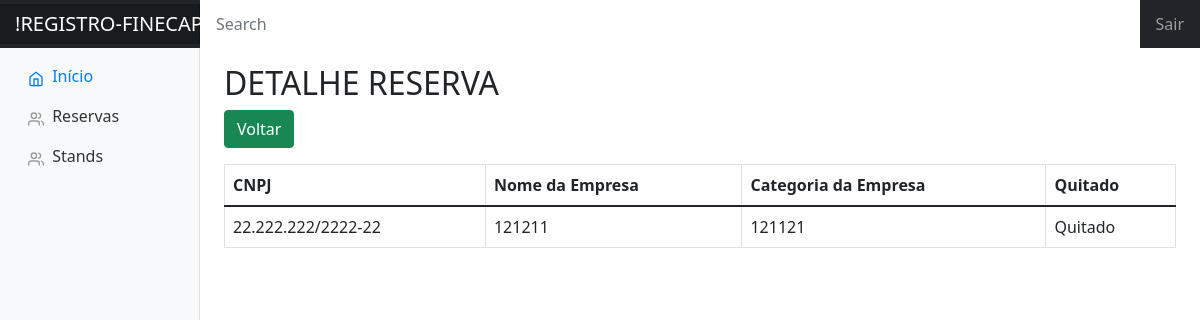
/reserva/detalhe/26/, run on an earlier commit of the app's database.
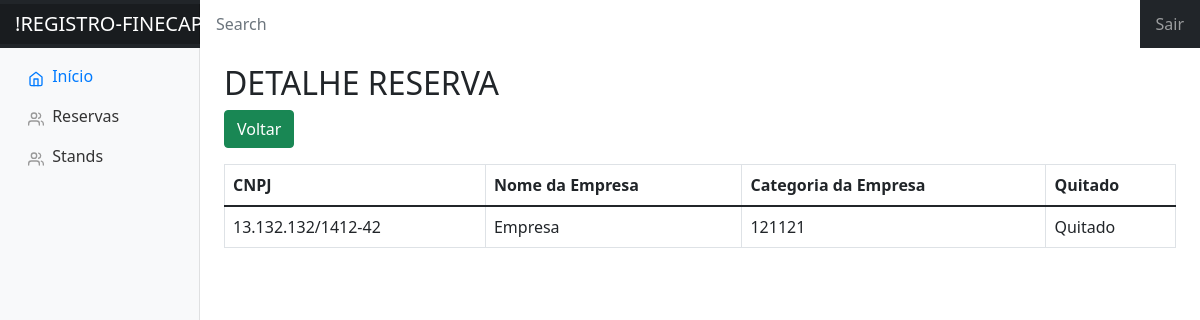
And on a later commit of the database.
### FINECAP/models.py (models this page shows)
class Reserva(models.Model):
    cnpj = models.CharField(max_length=200)
    nome_empresa = models.CharField(max_length=200)
    categoria_empresa = models.CharField(max_length=200)
    quitado = models.BooleanField()

### FINECAP/views.py (the view)
# urls.py: path('reserva/detalhe/<int:pk>/', ReservaDetailView.as_view(), name='reservas-detail'),
class ReservaDetailView(generic.DetailView):
    model = Reserva
    template_name = 'reserva/detalhe.html'
    context_object_name = 'reserva'
    def get_object(self, queryset=None):
        item_id = self.kwargs.get('pk')
        return get_object_or_404(Reserva, pk=item_id)

### FINECAP/templates/reserva/detalhe.html (shortened to what this page needs)
{% extends 'base.html' %}
{% block center %}
  <h2> DETALHE RESERVA </h2>
  <a href="{% url 'reservas-list' %}" class="btn btn-success mb-3">Voltar</a>
  <table class="table table-bordered">
    <thead>
      <tr>
        <th>CNPJ</th>
        <th>Nome da Empresa</th>
        <th>Categoria da Empresa</th>
        <th>Quitado</th>
      </tr>
    </thead>
    <tbody>
        <td>{{ reserva.cnpj }}</td>
        <td>{{ reserva.nome_empresa }}</td>
        <td>{{ reserva.categoria_empresa }}</td>
        <td>
          {% if reserva.quitado %}
            Quitado
          {% else %}
            Pendente
          {% endif %}
        </td>
    </tbody>
  </table>
{% endblock %}

### templates/base.html (shortened to what this page needs)
{% load static %}
<!DOCTYPE html>
<html lang="en">
<head>
  <link href="{% static 'css/style.css' %}" rel="stylesheet">
  <link rel="stylesheet" href="https://getbootstrap.com/docs/4.0/dist/css/bootstrap.min.css"
>
  <link href="https://cdn.jsdelivr.net/npm/bootstrap@5.0.2/dist/css/bootstrap.min.css" rel="stylesheet"
>
  <link href="https://cdn.jsdelivr.net/npm/bootstrap@5.0.2/dist/css/bootstrap.min.css" rel="stylesheet"
>
</head>
<body>
  <nav class="navbar navbar-dark sticky-top bg-dark flex-md-nowrap p-0">
    <a class="navbar-brand col-sm-3 col-md-2 mr-0" href="#">!REGISTRO-FINECAP!</a>
    <input class="form-control form-control-dark w-100" type="text" placeholder="Search" aria-label="Search">
    <ul class="navbar-nav px-3">
      <li class="nav-item text-nowrap">
        <a class="nav-link" href="{% url 'account_logout'%}">Sair</a>
      </li>
    </ul>
  </nav>
  <div class="container-fluid">
    <div class="row">
      <nav class="col-md-2 d-none d-md-block bg-light sidebar">
        <div class="sidebar-sticky">
          <ul class="nav flex-column">
            <li class="nav-item">
              <a class="nav-link active" href="{% url 'index' %}">
                Início <span class="sr-only">(current)</span>
              </a>
            </li>
            <li class="nav-item">
              <a class="nav-link" href="{% url 'reservas-list' %}">
                Reservas
              </a>
            </li>
            <li class="nav-item">
              <a class="nav-link" href="{% url 'stands-list' %}">
                Stands
              </a>
            </li>
          </ul>
        </div>
      </nav>
      <main role="main" class="col-md-9 ml-sm-auto col-lg-10 pt-3 px-4">
        {% block center %}
        {% endblock %}
      </main>
    </div>
  </div>
</body>
</html>

### static/css/style.css (style rules this page uses)
body { font-size: .875rem; }
.feather { width: 16px; height: 16px; vertical-align: text-bottom; }
.sidebar { position: fixed; top: 0; bottom: 0; left: 0; z-index: 100; padding: 0; box-shadow: inset -1px 0 0 rgba(0, 0, 0, .1); }
.sidebar-sticky { position: -webkit-sticky; position: sticky; top: 48px; height: calc(100vh - 48px); padding-top: .5rem; overflow-x: hidden; overflow-y: auto; }
.sidebar .nav-link { font-weight: 500; color: #333; }
.sidebar .nav-link .feather { margin-right: 4px; color: #999; }
.sidebar .nav-link.active { color: #007bff; }
.sidebar .nav-link:hover .feather, .sidebar .nav-link.active .feather { color: inherit; }
.navbar-brand { padding-top: .75rem; padding-bottom: .75rem; font-size: 1rem; background-color: rgba(0, 0, 0, .25); box-shadow: inset -1px 0 0 rgba(0, 0, 0, .25); }
.navbar .form-control { padding: .75rem 1rem; border-width: 0; border-radius: 0; }
.form-control-dark { color: #fff; background-color: rgba(255, 255, 255, .1); border-color: rgba(255, 255, 255, .1); }

What changed in the data, as far as the page shows it:
changed Reserva: cnpj "22.222.222/2222-22" → "13.132.132/1412-42"; nome_empresa "121211" → "Empresa"
